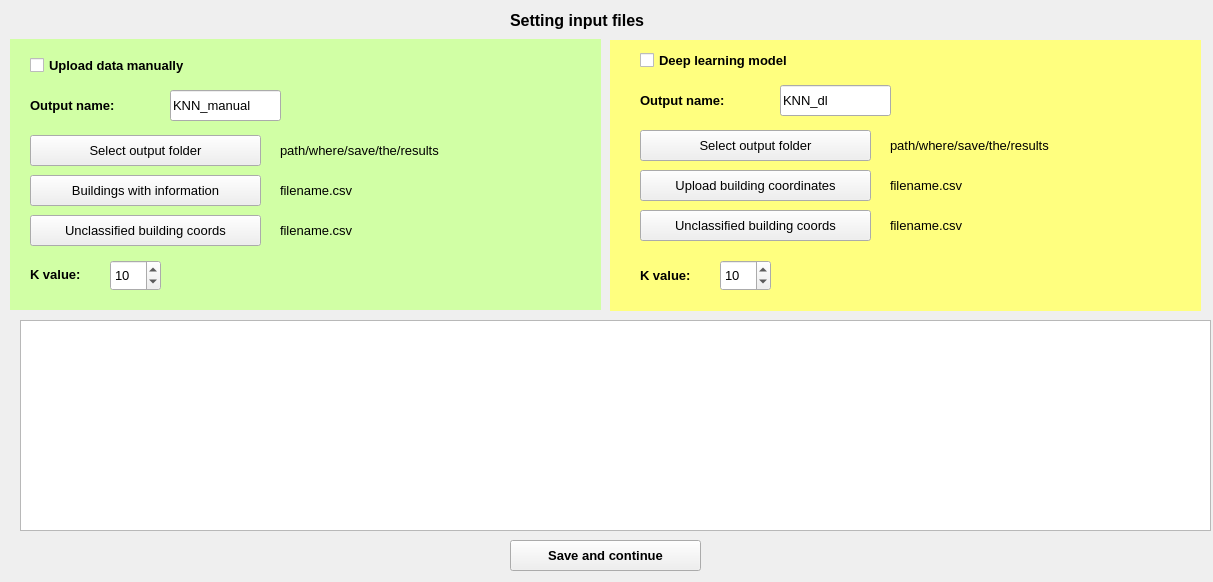
<?xml version="1.0" encoding="UTF-8"?>
<ui version="4.0">
 <class>DataSetting</class>
 <widget class="QMainWindow" name="DataSetting">
  <property name="geometry">
   <rect>
    <x>0</x>
    <y>0</y>
    <width>1213</width>
    <height>582</height>
   </rect>
  </property>
  <property name="windowTitle">
   <string>MainWindow</string>
  </property>
  <widget class="QWidget" name="data_frame">
   <widget class="QLabel" name="w_tittle">
    <property name="geometry">
     <rect>
      <x>510</x>
      <y>0</y>
      <width>191</width>
      <height>41</height>
     </rect>
    </property>
    <property name="font">
     <font>
      <pointsize>12</pointsize>
      <weight>75</weight>
      <bold>true</bold>
     </font>
    </property>
    <property name="text">
     <string>Setting input files</string>
    </property>
   </widget>
   <widget class="QPushButton" name="save_buttom">
    <property name="geometry">
     <rect>
      <x>510</x>
      <y>540</y>
      <width>191</width>
      <height>31</height>
     </rect>
    </property>
    <property name="font">
     <font>
      <pointsize>10</pointsize>
      <weight>75</weight>
      <bold>true</bold>
     </font>
    </property>
    <property name="text">
     <string>Save and continue</string>
    </property>
   </widget>
   <widget class="QLabel" name="backg_1">
    <property name="geometry">
     <rect>
      <x>10</x>
      <y>39</y>
      <width>591</width>
      <height>271</height>
     </rect>
    </property>
    <property name="styleSheet">
     <string notr="true">background-color: rgb(209, 255, 165);</string>
    </property>
    <property name="text">
     <string/>
    </property>
   </widget>
   <widget class="QPushButton" name="unclassified_button">
    <property name="geometry">
     <rect>
      <x>30</x>
      <y>215</y>
      <width>231</width>
      <height>31</height>
     </rect>
    </property>
    <property name="font">
     <font>
      <pointsize>10</pointsize>
      <weight>50</weight>
      <bold>false</bold>
     </font>
    </property>
    <property name="text">
     <string>Unclassified building coords</string>
    </property>
   </widget>
   <widget class="QLabel" name="unclassfied_path">
    <property name="geometry">
     <rect>
      <x>280</x>
      <y>220</y>
      <width>291</width>
      <height>21</height>
     </rect>
    </property>
    <property name="font">
     <font>
      <pointsize>10</pointsize>
     </font>
    </property>
    <property name="text">
     <string>filename.csv</string>
    </property>
   </widget>
   <widget class="QLabel" name="output_label_manual">
    <property name="geometry">
     <rect>
      <x>30</x>
      <y>90</y>
      <width>121</width>
      <height>31</height>
     </rect>
    </property>
    <property name="font">
     <font>
      <pointsize>10</pointsize>
      <weight>75</weight>
      <bold>true</bold>
     </font>
    </property>
    <property name="text">
     <string>Output name:</string>
    </property>
   </widget>
   <widget class="QLineEdit" name="output_manual_value">
    <property name="geometry">
     <rect>
      <x>170</x>
      <y>90</y>
      <width>111</width>
      <height>31</height>
     </rect>
    </property>
    <property name="font">
     <font>
      <pointsize>10</pointsize>
     </font>
    </property>
    <property name="text">
     <string>KNN_manual</string>
    </property>
   </widget>
   <widget class="QPushButton" name="b_info_button">
    <property name="geometry">
     <rect>
      <x>30</x>
      <y>175</y>
      <width>231</width>
      <height>31</height>
     </rect>
    </property>
    <property name="font">
     <font>
      <pointsize>10</pointsize>
      <weight>50</weight>
      <bold>false</bold>
     </font>
    </property>
    <property name="text">
     <string>Buildings with information</string>
    </property>
   </widget>
   <widget class="QCheckBox" name="manual_op">
    <property name="geometry">
     <rect>
      <x>30</x>
      <y>50</y>
      <width>221</width>
      <height>31</height>
     </rect>
    </property>
    <property name="font">
     <font>
      <pointsize>10</pointsize>
      <weight>75</weight>
      <bold>true</bold>
     </font>
    </property>
    <property name="text">
     <string>Upload data manually</string>
    </property>
   </widget>
   <widget class="QLabel" name="manual_info_path">
    <property name="geometry">
     <rect>
      <x>280</x>
      <y>180</y>
      <width>291</width>
      <height>21</height>
     </rect>
    </property>
    <property name="font">
     <font>
      <pointsize>10</pointsize>
     </font>
    </property>
    <property name="text">
     <string>filename.csv</string>
    </property>
   </widget>
   <widget class="QLabel" name="unclassfied_dl_path">
    <property name="geometry">
     <rect>
      <x>890</x>
      <y>210</y>
      <width>291</width>
      <height>31</height>
     </rect>
    </property>
    <property name="font">
     <font>
      <pointsize>10</pointsize>
     </font>
    </property>
    <property name="text">
     <string>filename.csv</string>
    </property>
   </widget>
   <widget class="QPushButton" name="unclassified_dl_button">
    <property name="geometry">
     <rect>
      <x>640</x>
      <y>210</y>
      <width>231</width>
      <height>31</height>
     </rect>
    </property>
    <property name="font">
     <font>
      <pointsize>10</pointsize>
      <weight>50</weight>
      <bold>false</bold>
     </font>
    </property>
    <property name="text">
     <string>Unclassified building coords</string>
    </property>
   </widget>
   <widget class="QPushButton" name="output_path_button">
    <property name="geometry">
     <rect>
      <x>30</x>
      <y>135</y>
      <width>231</width>
      <height>31</height>
     </rect>
    </property>
    <property name="font">
     <font>
      <pointsize>10</pointsize>
      <weight>50</weight>
      <bold>false</bold>
     </font>
    </property>
    <property name="text">
     <string>Select output folder</string>
    </property>
   </widget>
   <widget class="QLabel" name="saved_path_manual">
    <property name="geometry">
     <rect>
      <x>280</x>
      <y>140</y>
      <width>291</width>
      <height>21</height>
     </rect>
    </property>
    <property name="font">
     <font>
      <pointsize>10</pointsize>
     </font>
    </property>
    <property name="text">
     <string>path/where/save/the/results</string>
    </property>
   </widget>
   <widget class="QTableWidget" name="tableWidget">
    <property name="geometry">
     <rect>
      <x>20</x>
      <y>320</y>
      <width>1191</width>
      <height>211</height>
     </rect>
    </property>
   </widget>
   <widget class="QCheckBox" name="dl_op">
    <property name="geometry">
     <rect>
      <x>640</x>
      <y>45</y>
      <width>221</width>
      <height>31</height>
     </rect>
    </property>
    <property name="font">
     <font>
      <pointsize>10</pointsize>
      <weight>75</weight>
      <bold>true</bold>
     </font>
    </property>
    <property name="text">
     <string>Deep learning model</string>
    </property>
   </widget>
   <widget class="QLabel" name="output_label_dl">
    <property name="geometry">
     <rect>
      <x>640</x>
      <y>85</y>
      <width>121</width>
      <height>31</height>
     </rect>
    </property>
    <property name="font">
     <font>
      <pointsize>10</pointsize>
      <weight>75</weight>
      <bold>true</bold>
     </font>
    </property>
    <property name="text">
     <string>Output name:</string>
    </property>
   </widget>
   <widget class="QLineEdit" name="output_dl_value">
    <property name="geometry">
     <rect>
      <x>780</x>
      <y>85</y>
      <width>111</width>
      <height>31</height>
     </rect>
    </property>
    <property name="font">
     <font>
      <pointsize>10</pointsize>
     </font>
    </property>
    <property name="text">
     <string>KNN_dl</string>
    </property>
   </widget>
   <widget class="QLabel" name="backg_2">
    <property name="geometry">
     <rect>
      <x>610</x>
      <y>40</y>
      <width>591</width>
      <height>271</height>
     </rect>
    </property>
    <property name="styleSheet">
     <string notr="true">background-color: rgb(255, 255, 127);</string>
    </property>
    <property name="text">
     <string/>
    </property>
   </widget>
   <widget class="QPushButton" name="coord_knn_button">
    <property name="geometry">
     <rect>
      <x>640</x>
      <y>170</y>
      <width>231</width>
      <height>31</height>
     </rect>
    </property>
    <property name="font">
     <font>
      <pointsize>10</pointsize>
      <weight>50</weight>
      <bold>false</bold>
     </font>
    </property>
    <property name="text">
     <string>Upload building coordinates</string>
    </property>
   </widget>
   <widget class="QLabel" name="folder_img_path_2">
    <property name="geometry">
     <rect>
      <x>890</x>
      <y>170</y>
      <width>291</width>
      <height>31</height>
     </rect>
    </property>
    <property name="font">
     <font>
      <pointsize>10</pointsize>
     </font>
    </property>
    <property name="text">
     <string>filename.csv</string>
    </property>
   </widget>
   <widget class="QLabel" name="k_value_label">
    <property name="geometry">
     <rect>
      <x>30</x>
      <y>259</y>
      <width>81</width>
      <height>31</height>
     </rect>
    </property>
    <property name="font">
     <font>
      <pointsize>10</pointsize>
      <weight>75</weight>
      <bold>true</bold>
     </font>
    </property>
    <property name="text">
     <string>K value:</string>
    </property>
   </widget>
   <widget class="QSpinBox" name="k_value_manual">
    <property name="geometry">
     <rect>
      <x>110</x>
      <y>260</y>
      <width>51</width>
      <height>31</height>
     </rect>
    </property>
    <property name="font">
     <font>
      <pointsize>10</pointsize>
     </font>
    </property>
    <property name="value">
     <number>10</number>
    </property>
   </widget>
   <widget class="QLabel" name="k_value_label_dl">
    <property name="geometry">
     <rect>
      <x>640</x>
      <y>260</y>
      <width>81</width>
      <height>31</height>
     </rect>
    </property>
    <property name="font">
     <font>
      <pointsize>10</pointsize>
      <weight>75</weight>
      <bold>true</bold>
     </font>
    </property>
    <property name="text">
     <string>K value:</string>
    </property>
   </widget>
   <widget class="QSpinBox" name="k_value_dl">
    <property name="geometry">
     <rect>
      <x>720</x>
      <y>260</y>
      <width>51</width>
      <height>31</height>
     </rect>
    </property>
    <property name="font">
     <font>
      <pointsize>10</pointsize>
     </font>
    </property>
    <property name="value">
     <number>10</number>
    </property>
   </widget>
   <widget class="QLabel" name="saved_path_dl">
    <property name="geometry">
     <rect>
      <x>890</x>
      <y>130</y>
      <width>291</width>
      <height>31</height>
     </rect>
    </property>
    <property name="font">
     <font>
      <pointsize>10</pointsize>
     </font>
    </property>
    <property name="text">
     <string>path/where/save/the/results</string>
    </property>
   </widget>
   <widget class="QPushButton" name="output_path_dl_button">
    <property name="geometry">
     <rect>
      <x>640</x>
      <y>130</y>
      <width>231</width>
      <height>31</height>
     </rect>
    </property>
    <property name="font">
     <font>
      <pointsize>10</pointsize>
      <weight>50</weight>
      <bold>false</bold>
     </font>
    </property>
    <property name="text">
     <string>Select output folder</string>
    </property>
   </widget>
   <zorder>backg_2</zorder>
   <zorder>w_tittle</zorder>
   <zorder>save_buttom</zorder>
   <zorder>backg_1</zorder>
   <zorder>unclassified_button</zorder>
   <zorder>unclassfied_path</zorder>
   <zorder>output_label_manual</zorder>
   <zorder>output_manual_value</zorder>
   <zorder>b_info_button</zorder>
   <zorder>manual_op</zorder>
   <zorder>manual_info_path</zorder>
   <zorder>unclassfied_dl_path</zorder>
   <zorder>unclassified_dl_button</zorder>
   <zorder>output_path_button</zorder>
   <zorder>saved_path_manual</zorder>
   <zorder>tableWidget</zorder>
   <zorder>dl_op</zorder>
   <zorder>output_label_dl</zorder>
   <zorder>output_dl_value</zorder>
   <zorder>coord_knn_button</zorder>
   <zorder>folder_img_path_2</zorder>
   <zorder>k_value_label</zorder>
   <zorder>k_value_manual</zorder>
   <zorder>k_value_label_dl</zorder>
   <zorder>k_value_dl</zorder>
   <zorder>saved_path_dl</zorder>
   <zorder>output_path_dl_button</zorder>
  </widget>
 </widget>
 <resources/>
 <connections/>
</ui>
